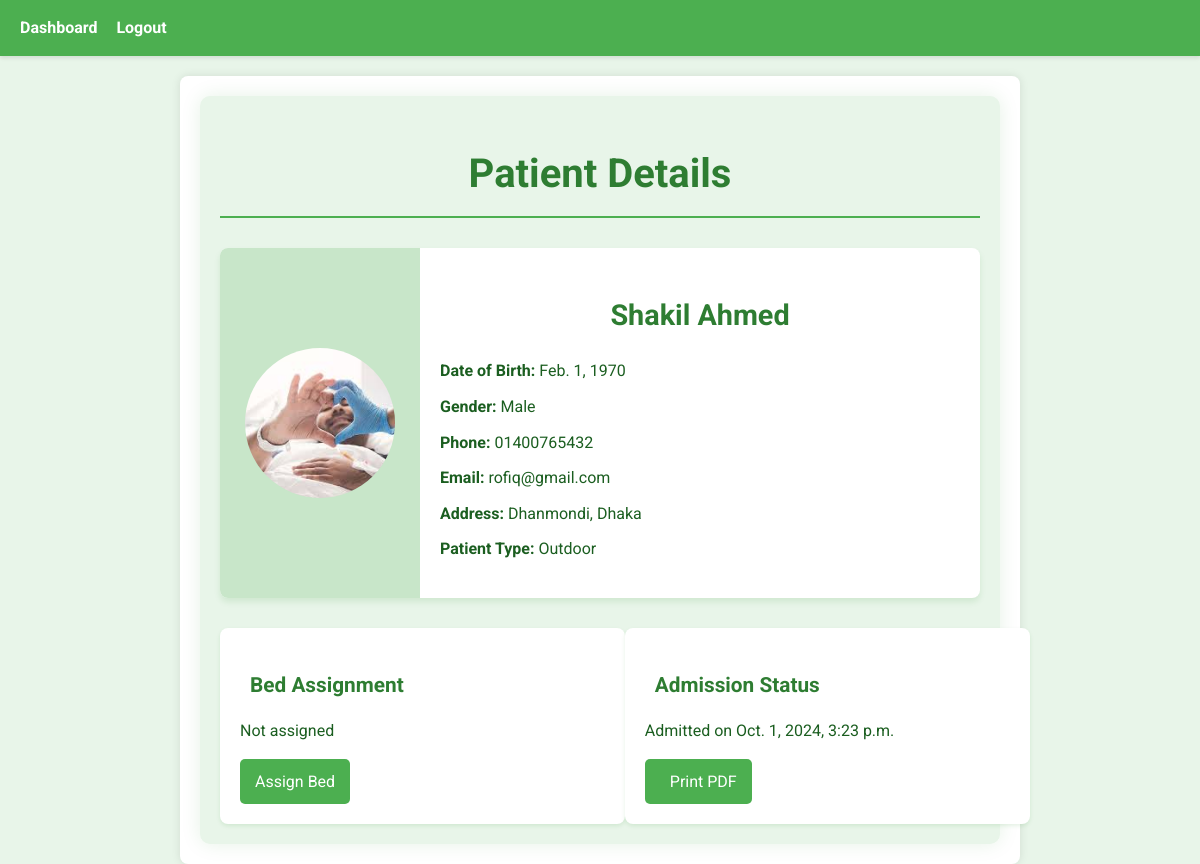
The page /patients/4/ (signed in) on the database its author committed.
### hospital/models.py (models this page shows, shortened)
class Patient(models.Model):
    PATIENT_TYPES = [
        ('indoor', 'Indoor'),
        ('outdoor', 'Outdoor'),
    ]
    name = models.CharField(max_length=200, null=True, blank=True)
    date_of_birth = models.DateField(null=True, blank=True)
    gender = models.CharField(max_length=10, null=True, blank=True,
                    choices=[('M', 'Male'), ('F', 'Female'), ('O', 'Other')])
    phone_number = models.CharField(max_length=15, null=True, blank=True)
    email = models.EmailField(null=True, blank=True)
    address = models.TextField(null=True, blank=True)
    photo = models.ImageField(upload_to='patient_photos/', null=True, blank=True)
    patient_type = models.CharField(max_length=7,
                                    choices=PATIENT_TYPES, default='outdoor')
    is_admitted = models.BooleanField(default=False)
    admission_date = models.DateTimeField(null=True, blank=True)
    discharge_date = models.DateTimeField(null=True, blank=True)
    bed = models.OneToOneField(Bed, on_delete=models.SET_NULL,
                               null=True, blank=True, related_name='current_patient')

### hospital/views.py (the view)
# urls.py: path('patients/<int:pk>/', views.patient_detail, name='patient_detail'),
@login_required
def patient_detail(request, pk):
    patient = get_object_or_404(Patient, pk=pk)
    context = {'patient': patient}
    return render(request, 'hospital/patient_detail.html', context)

### hospital/templates/hospital/patient_detail.html (shortened to what this page needs)
{% extends 'hospital/base.html' %}
{% block content %}
<div class="patient-details-container">
    <div class="patient-header">
        <h1>Patient Details</h1>
    </div>
    <div class="patient-card">
        <div class="patient-photo">
            {% if patient.photo %}
                <img src="{{ patient.photo.url }}" alt="{{ patient.name }}"
                 class="patient-image">
            {% else %}
                <div class="no-photo">
                    <i class="fas fa-user-circle"></i>
                </div>
            {% endif %}
        </div>
        <div class="patient-info">
            <h2>{{ patient.name }}</h2>
            <ul class="info-list">
                <li>
                    <strong>Date of Birth:</strong>
                    {{ patient.date_of_birth|default_if_none:"N/A" }}
                </li>
                <li>
                    <strong>Gender:</strong>
                    {{ patient.get_gender_display|default_if_none:"N/A" }}
                </li>
                <li>
                    <strong>Phone:</strong>
                    {{ patient.phone_number|default_if_none:"N/A" }}
                </li>
                <li>
                    <strong>Email:</strong>
                    {{ patient.email|default_if_none:"N/A" }}
                </li>
                <li>
                    <strong>Address:</strong>
                    {{ patient.address|default_if_none:"N/A" }}
                </li>
                <li>
                    <strong>Patient Type:</strong>
                    {{ patient.get_patient_type_display }}
                </li>
            </ul>
        </div>
    </div>
    <div class="patient-status">
        <div class="status-item">
            <h3> Bed Assignment</h3>
            {% if patient.bed %}
                <p class="status-info">
                    {{ patient.bed.number }} in {{ patient.bed.ward.name }}
                </p>
            {% else %}
                <p class="status-info">Not assigned</p>
                <a href="{% url 'assign_bed' patient.id %}"
                class="btn btn-primary">Assign Bed
            </a>
            {% endif %}
        </div>
        <div class="status-item">
            <h3> Admission Status</h3>
            {% if patient.is_admitted %}
                <p class="status-info">Admitted on {{ patient.admission_date }}</p>
            {% else %}
                <p class="status-info">Not admitted</p>
                <a href="{% url 'admit_patient' patient.id %}"
                class="btn btn-primary">Admit Patient
            </a>
            {% endif %}
            <a href="{% url 'patient_pdf' patient.id %}"
                class="btn btn-primary" target="_blank">
                 Print PDF
            </a>
        </div>
    </div>
</div>
{% endblock %}

### hospital/templates/hospital/base.html (style rules this page uses)
body { font-family: 'Roboto', sans-serif; line-height: 1.6; margin: 0; padding: 0; background-color: #e8f5e9; color: #333; }
h2 { color: #2e7d32; text-align: center; margin-bottom: 20px; }

### hospital/templates/hospital/patient_detail.html (style rules this page uses)
.patient-details-container { max-width: 800px; margin: 0 auto; padding: 20px; background-color: #e8f5e9; border-radius: 10px; box-shadow: 0 0 20px rgba(0, 128, 0, 0.1); }
.patient-header h1 { color: #2e7d32; text-align: center; margin-bottom: 30px; font-size: 2.5em; border-bottom: 2px solid #4caf50; padding-bottom: 10px; }
.patient-card { display: flex; background-color: #ffffff; border-radius: 8px; overflow: hidden; box-shadow: 0 4px 6px rgba(0, 128, 0, 0.1); }
.patient-photo { flex: 0 0 200px; background-color: #c8e6c9; display: flex; align-items: center; justify-content: center; }
.patient-image, .no-photo { width: 150px; height: 150px; border-radius: 50%; object-fit: cover; }
.patient-info { flex: 1; padding: 20px; }
.patient-info h2 { color: #2e7d32; margin-bottom: 20px; font-size: 1.8em; }
.info-list { list-style-type: none; padding: 0; }
.info-list li { margin-bottom: 10px; color: #1b5e20; }
.patient-status { display: flex; justify-content: space-between; margin-top: 30px; }
.status-item { flex: 0 0 48%; background-color: #ffffff; padding: 20px; border-radius: 8px; box-shadow: 0 2px 4px rgba(0, 128, 0, 0.1); }
.status-item h3 { color: #2e7d32; margin-bottom: 15px; font-size: 1.3em; }
.status-info { color: #1b5e20; margin-bottom: 15px; }
.btn-primary { background-color: #4caf50; color: #ffffff; padding: 10px 15px; border-radius: 5px; text-decoration: none; display: inline-block; transition: background-color 0.3s ease; }

### rows shown on the page
Patient: photo (picture), name "Shakil Ahmed", date_of_birth "Feb. 1, 1970", gender "Male", phone_number "01400765432", email "rofiq@gmail.com", address "Dhanmondi, Dhaka", patient_type "Outdoor", admission_date "Oct. 1, 2024, 3:23 p.m."
